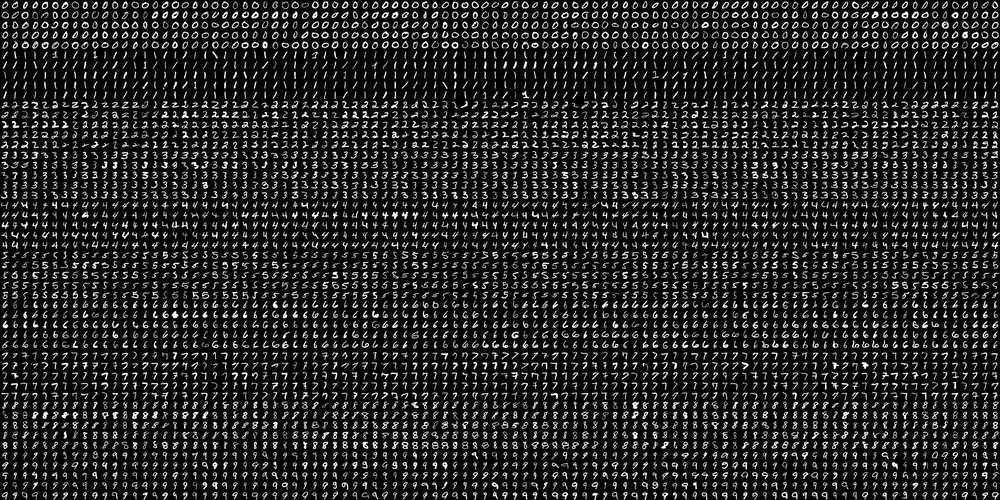
#> input picture digits.png, 1000 x 500 px, shrunk from 2000 x 1000 before the run
$ python inv.py
#> lines starting #> are read from the running program, lines starting #| are printed output that depends on the picture
import cv2
import numpy as np
import matplotlib.pyplot as plt

img = cv2.imread("digits.png")
#> img is the input picture: shape (500, 1000, 3); min 0, max 255, mean 36.1
img = np.invert(img)
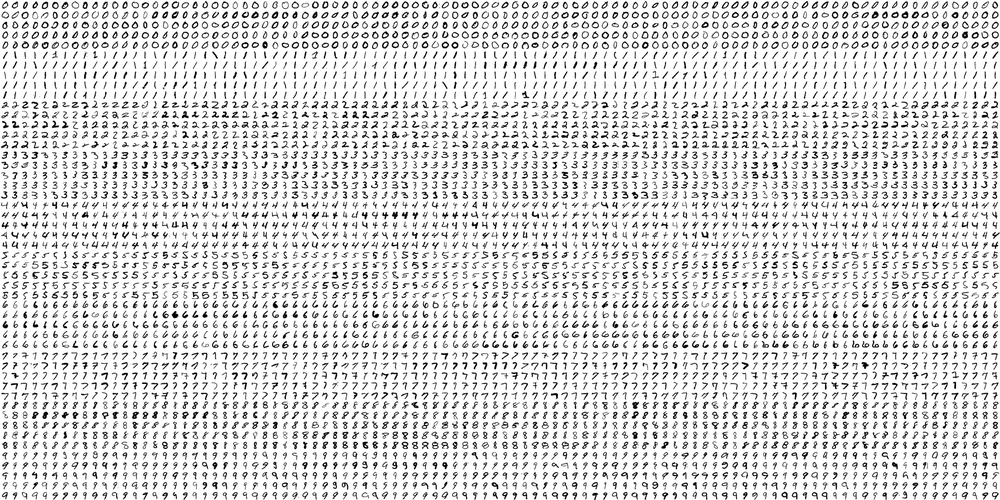
#> img: shape (500, 1000, 3); min 0, max 255, mean 218.9
plt.imshow(img)
plt.show()

cv2.imwrite('digit.png',img)
